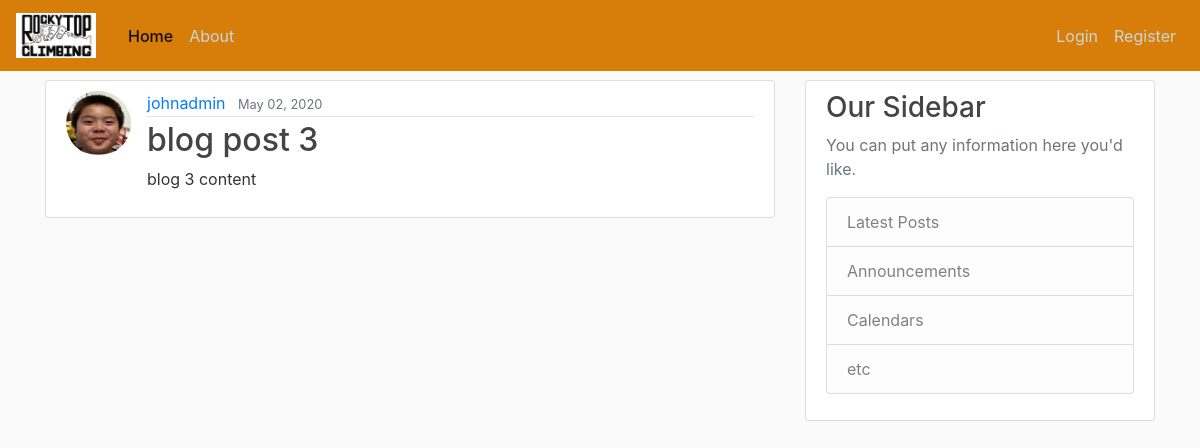
Screenshot of /post/3/ with the database file from the repository.
### blog/models.py (models this page shows, shortened)
class Post(models.Model):
	title = models.CharField(max_length=100)
	content = models.TextField()
	date_posted = models.DateTimeField(default=timezone.now)
	author = models.ForeignKey(User, on_delete=models.CASCADE) #on delete sets what happens to the post if the User is deleted

### users/models.py (models this page shows, shortened)
class Profile(models.Model):
	user = models.OneToOneField(User, on_delete=models.CASCADE) #on_delete=models.CASCADE means if user is deleted, the profile is too, one way
	image = models.ImageField(default='default.jpg', upload_to='profile_pics')

### blog/views.py (the view)
# urls.py: path('post/<int:pk>/', PostDetailView.as_view(), name='post-detail'),
class PostDetailView(DetailView):
	model = Post

### blog/templates/blog/post_detail.html (shortened to what this page needs)
{% extends 'blog/base.html' %}
{% block content %}
<article class="media content-section">
	<img class='rounded-circle article-img' src="{{ object.author.profile.image.url }}">
	<div class="media-body">
		<div class="article-metadata">
			<a class="mr-2" href="{% url 'user-post' object.author.username %}">{{ object.author }}</a>
			<small class="text-muted">{{ object.date_posted|date:'F d, Y' }}</small>
		</div>
		<h2 class="article-title">{{ object.title }}</h2>
		<p class="article-content mb-3">{{ object.content }}</p>
	</div>
</article>
{% endblock content %}

### blog/static/blog/main.css (style rules this page uses)
body { background: #fafafa; color: #333333; margin-top: 5rem; }
h1, h2, h3, h4, h5, h6 { color: #444444; }
.content-section { background: #ffffff; padding: 10px 20px; border: 1px solid #dddddd; border-radius: 3px; margin-bottom: 20px; }
.article-title { color: #444444; }
.article-content { white-space: pre-line; }
.article-img { height: 65px; width: 65px; margin-right: 16px; }
.article-metadata { padding-bottom: 1px; margin-bottom: 4px; border-bottom: 1px solid #e3e3e3; }

### rows the page displays
Post: author.profile.image (picture), author "johnadmin", date_posted "May 02, 2020", title "blog post 3", content "blog 3 content"
